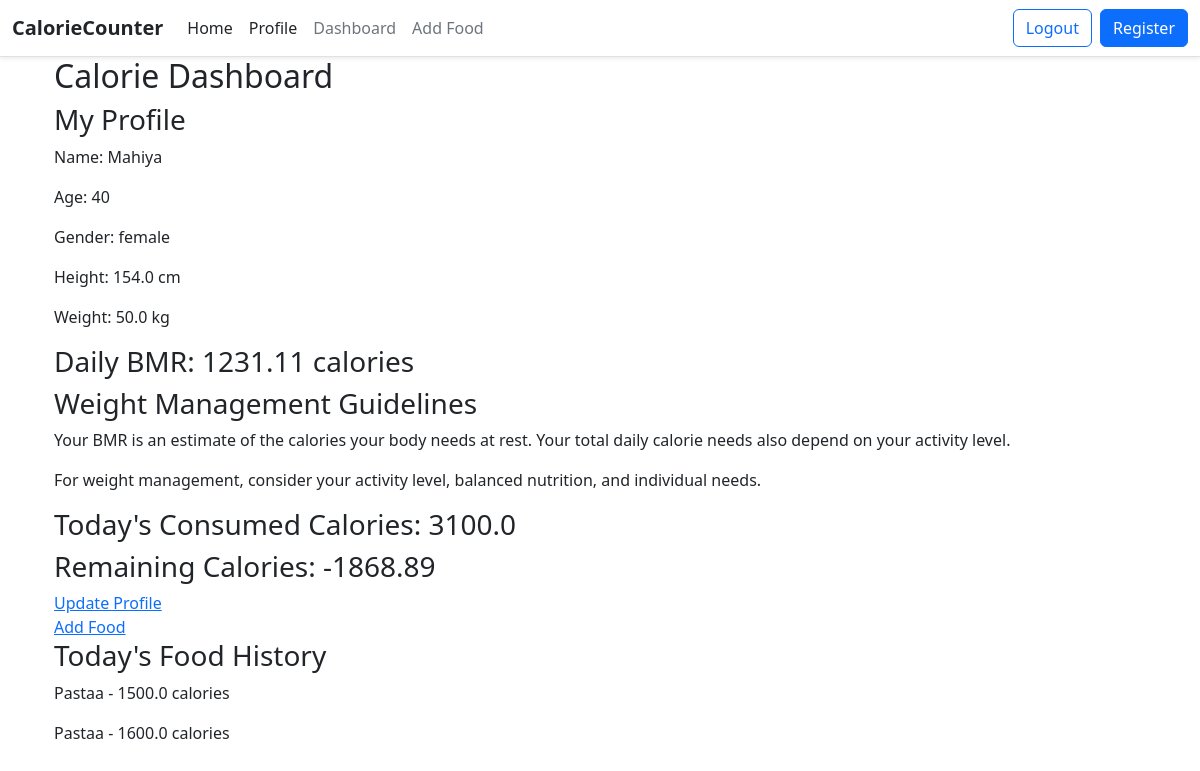
Page /dashboard/ (signed in) on the earlier database version.
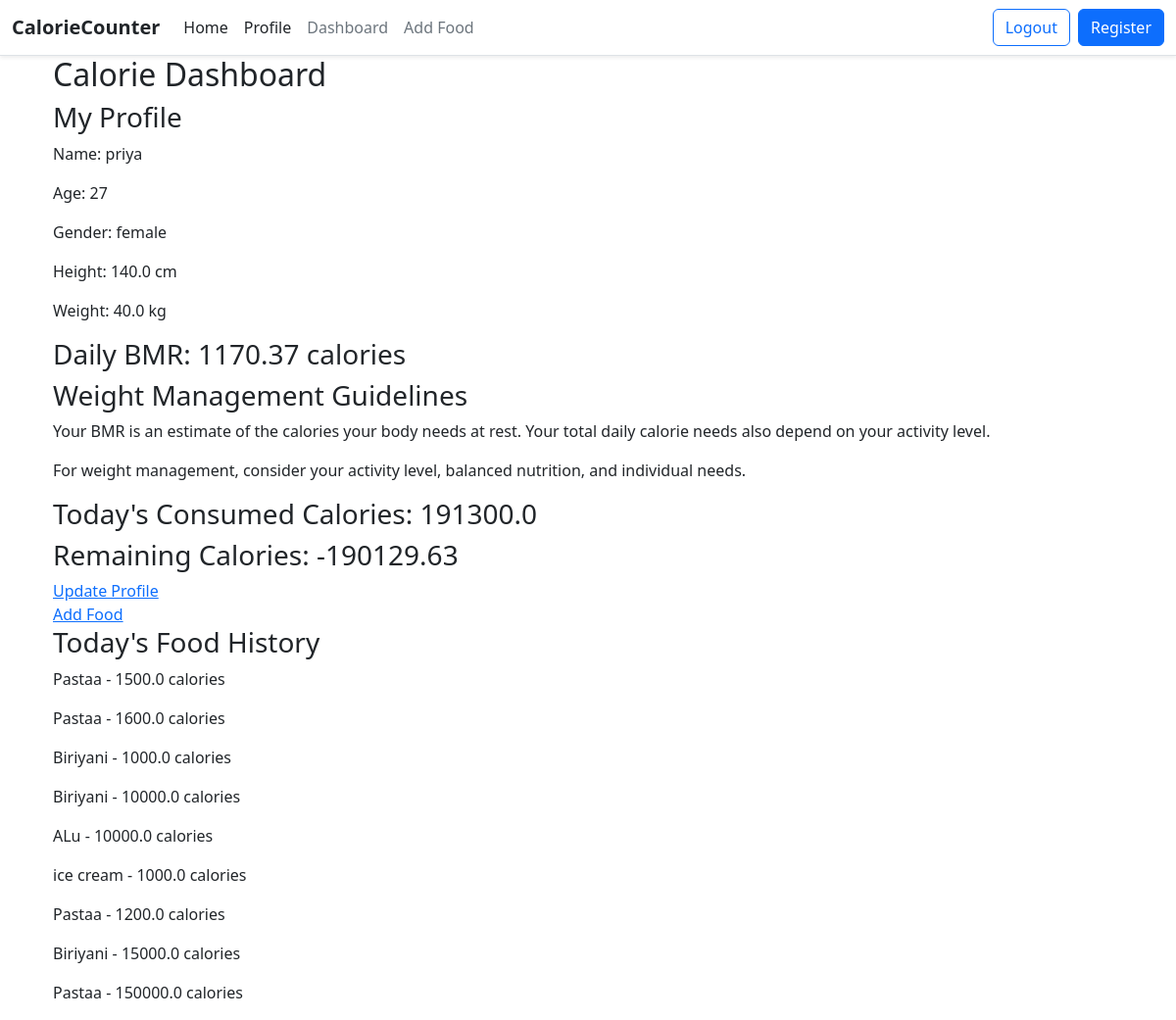
Same page on the later database version.
### calorie/models.py (models this page shows, shortened)
class CalorieProfile(models.Model):
    user = models.OneToOneField(
        User,
        on_delete=models.CASCADE
    )
    name = models.CharField(max_length=100)
    age = models.PositiveIntegerField()
    gender = models.CharField(max_length=10)
    height = models.FloatField()
    weight = models.FloatField()

class FoodEntry(models.Model):
    user = models.ForeignKey(
        User,
        on_delete=models.CASCADE
    )
    item_name = models.CharField(max_length=100)
    calorie_consumed = models.FloatField()
    date = models.DateField(auto_now_add=True)

### calorie/views.py (the view)
# urls.py: path('dashboard/', dashboard, name='dashboard'),
@login_required
def dashboard(request):
    profile = CalorieProfile.objects.filter(
        user=request.user
    ).first()
    required_calories = 0
    if profile:
        if profile.gender.lower() == 'male':
            required_calories = (
                66.47
                + (13.75 * profile.weight)
                + (5.003 * profile.height)
                - (6.755 * profile.age)
            )
        elif profile.gender.lower() == 'female':
            required_calories = (
                655.1
                + (9.563 * profile.weight)
                + (1.850 * profile.height)
                - (4.676 * profile.age)
            )
        foods = FoodEntry.objects.filter(
           user=request.user
         )
    for food in foods:
             print(food.item_name, food.calorie_consumed, food.date)
    consumed_calories = 0
    for food in foods:
        consumed_calories += food.calorie_consumed
    remaining_calories = required_calories - consumed_calories
    return render(request, 'dashboard.html', {
        'profile': profile,
        'required_calories': round(required_calories, 2),
        'foods': foods,
        'consumed_calories': round(consumed_calories, 2),
        'remaining_calories': round(remaining_calories, 2),
    })

### templates/dashboard.html
{% extends 'base.html' %}
{% block content %}
<div class="container">
    <h2>Calorie Dashboard</h2>
    {% if profile %}
    <h3>My Profile</h3>
    <p>Name: {{ profile.name }}</p>
    <p>Age: {{ profile.age }}</p>
    <p>Gender: {{ profile.gender }}</p>
    <p>Height: {{ profile.height }} cm</p>
    <p>Weight: {{ profile.weight }} kg</p>
    <h3>Daily BMR: {{ required_calories }} calories</h3>
    <h3>Weight Management Guidelines</h3>
    <p>
        Your BMR is an estimate of the calories your body
        needs at rest. Your total daily calorie needs also
        depend on your activity level.
    </p>
    <p>
        For weight management, consider your activity level,
        balanced nutrition, and individual needs.
    </p>
    <h3>Today's Consumed Calories: {{ consumed_calories }}</h3>
    <h3>Remaining Calories: {{ remaining_calories }}</h3>
    <a href="{% url 'profile' %}">Update Profile</a><br>
    <a href="{% url 'add_food' %}">Add Food</a>
    <h3>Today's Food History</h3>
    {% for food in foods %}
    <p>
        {{ food.item_name }} -
        {{ food.calorie_consumed }} calories
    </p>
    {% empty %}
    <p>No food added today.</p>
    {% endfor %}
    {% else %}
    <p>Please create your calorie profile first.</p>
    <a href="{% url 'profile' %}">Create Profile</a>
    {% endif %}
</div>
{% endblock %}

### templates/base.html (shortened to what this page needs)
<!doctype html>
{% load static %}
<html lang="en">
<head>
    <link href="https://cdn.jsdelivr.net/npm/bootstrap@5.3.8/dist/css/bootstrap.min.css" rel="stylesheet"
>
</head>
<body>
    {% include 'navbar.html' %}
    <div class="container">
        {% block content %}
        {% endblock content %}
    </div>
</body>
</html>

### templates/navbar.html (shortened to what this page needs)
<nav class="navbar navbar-expand-lg navbar-light bg-white border-bottom shadow-sm">
    <div class="container-fluid">
        <a class="navbar-brand fw-bold text-dark" href="{% url 'home' %}">
            CalorieCounter
        </a>
        <div class="collapse navbar-collapse" id="navbarMenu">
            <ul class="navbar-nav me-auto mb-2 mb-lg-0">
                <li class="nav-item">
                    <a class="nav-link active text-dark" href="{% url 'home' %}">
                        Home
                    </a>
                </li>
                <li class="nav-item">
                    <a class="nav-link active text-dark" href="{% url 'profile' %}">
                        Profile
                    </a>
                </li>
                <li class="nav-item">
                    <a class="nav-link text-secondary" href="{% url 'dashboard' %}">
                       Dashboard
                    </a>
                </li>
                <li class="nav-item">
                    <a class="nav-link text-secondary" href="{% url 'add_food' %}">
                        Add Food
                    </a>
                </li>
            </ul>
            <div class="d-flex gap-2 ms-lg-3 mt-3 mt-lg-0">
                <a href="{% url 'logout' %}" class="btn btn-outline-primary">
                    Logout
                </a>
                <a href="{% url 'register' %}" class="btn btn-primary">
                    Register
                </a>
            </div>
        </div>
    </div>
</nav>

Differences in the rows shown:
changed CalorieProfile "female": name "Mahiya" → "priya"; age "40" → "27"; height "154.0" → "140.0"; weight "50.0" → "40.0"
added FoodEntry: item_name "Biriyani", calorie_consumed "1000.0"
added FoodEntry: item_name "Biriyani", calorie_consumed "10000.0"
added FoodEntry: item_name "ALu", calorie_consumed "10000.0"
added FoodEntry: item_name "ice cream", calorie_consumed "1000.0"
added FoodEntry: item_name "Pastaa", calorie_consumed "1200.0"
added FoodEntry: item_name "Biriyani", calorie_consumed "15000.0"
added FoodEntry: item_name "Pastaa", calorie_consumed "150000.0"
Other differences:
{{ required_calories }}: "1231.11" → "1170.37"
{{ consumed_calories }}: "3100.0" → "191300.0"
{{ remaining_calories }}: "-1868.89" → "-190129.63"
